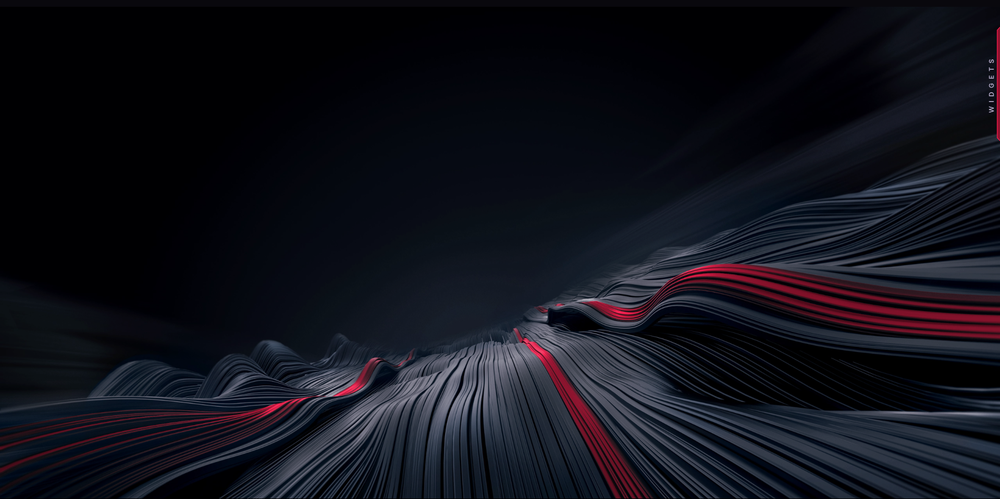
#> input picture Data/images/image.png, 1000 x 499 px, shrunk from 1919 x 958 before the run, found by its file name
$ python exp8_1.py
#> lines starting #> are read from the running program, lines starting #| are printed output that depends on the picture
import os

from PIL import Image, ImageEnhance, ImageFilter, ImageOps

img_path = "../Data/images/image.png"

with Image.open(img_path) as img:

#> img is the input picture: PIL image 1000x499 RGBA; mean R, G, B, A 17, 17.6, 26, 255
   out = img.filter(ImageFilter.DETAIL)
   # out.show()

   blur = img.filter(ImageFilter.GaussianBlur(5))
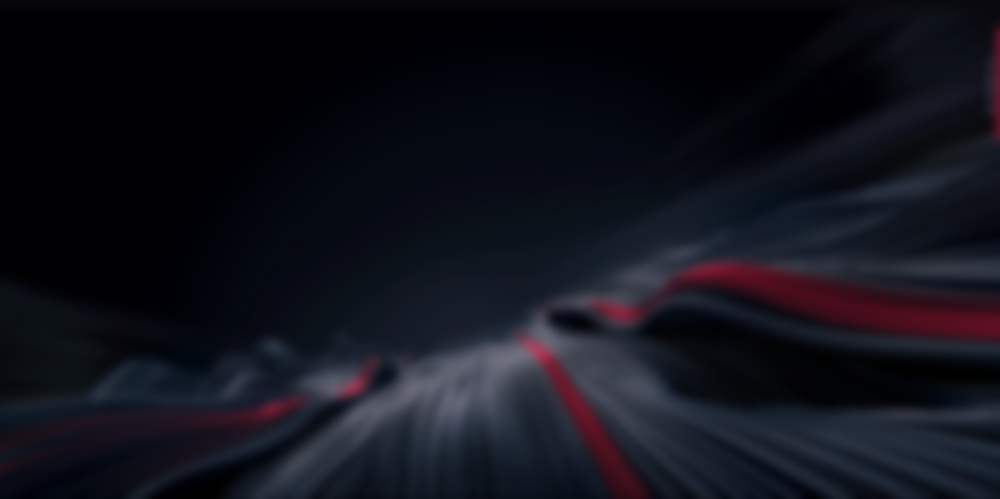
#> blur: PIL image 1000x499 RGBA; mean R, G, B, A 16.9, 17.6, 26, 255
   # blur.show()

   gray_img = img.convert('L')  # Convert to grayscale
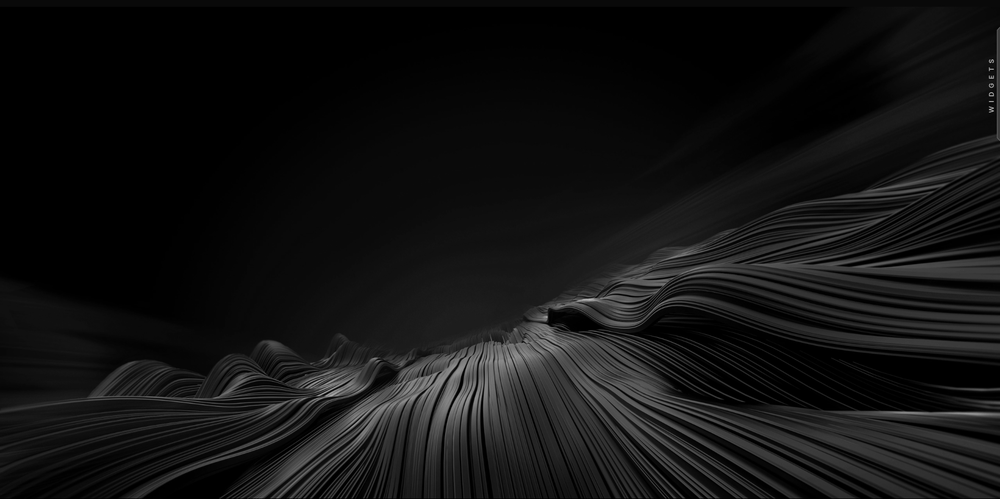
#> gray_img: PIL image 1000x499 L; min 0, max 187, mean 18.3

   edged = gray_img.filter(ImageFilter.FIND_EDGES)
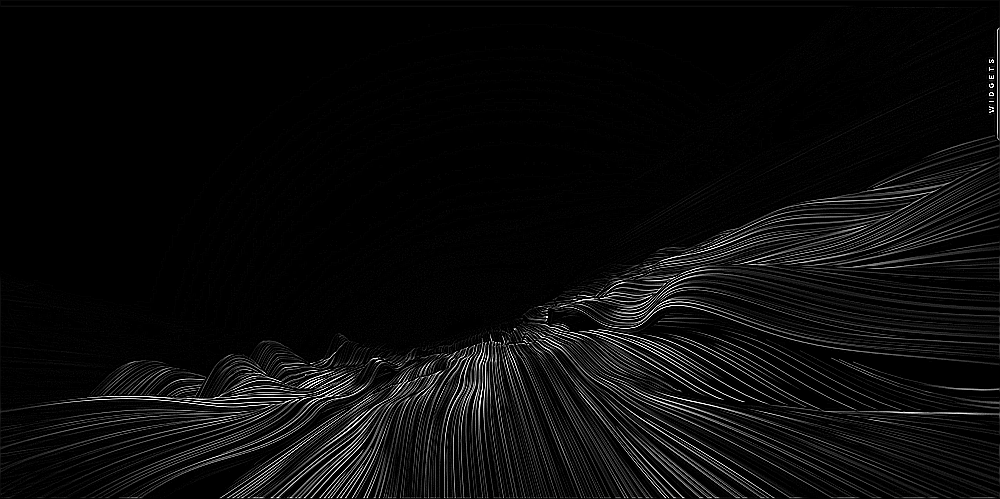
#> edged: PIL image 1000x499 L; min 0, max 255, mean 11.5

   edge_enhance = gray_img.filter(ImageFilter.EDGE_ENHANCE)
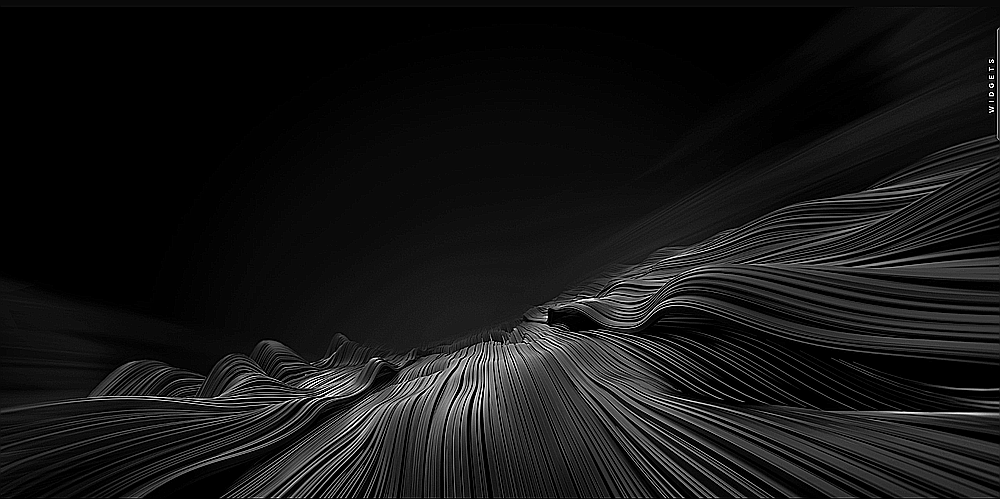
#> edge_enhance: PIL image 1000x499 L; min 0, max 255, mean 21.8
   ImageEnhance.Contrast(edge_enhance).enhance(2.0)

   w, h = img.size
#> w = 1000; h = 499
   print(w,h)
#| 1000 499

   ImageEnhance.Brightness(img).enhance(2).show()
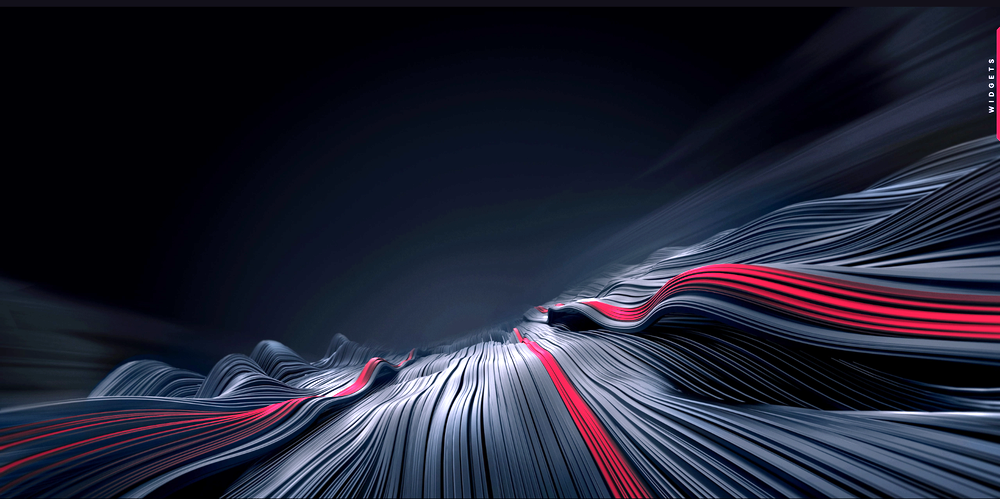
#> shown: PIL image 1000x499 RGBA; mean R, G, B, A 33.5, 35.2, 51.8, 255
